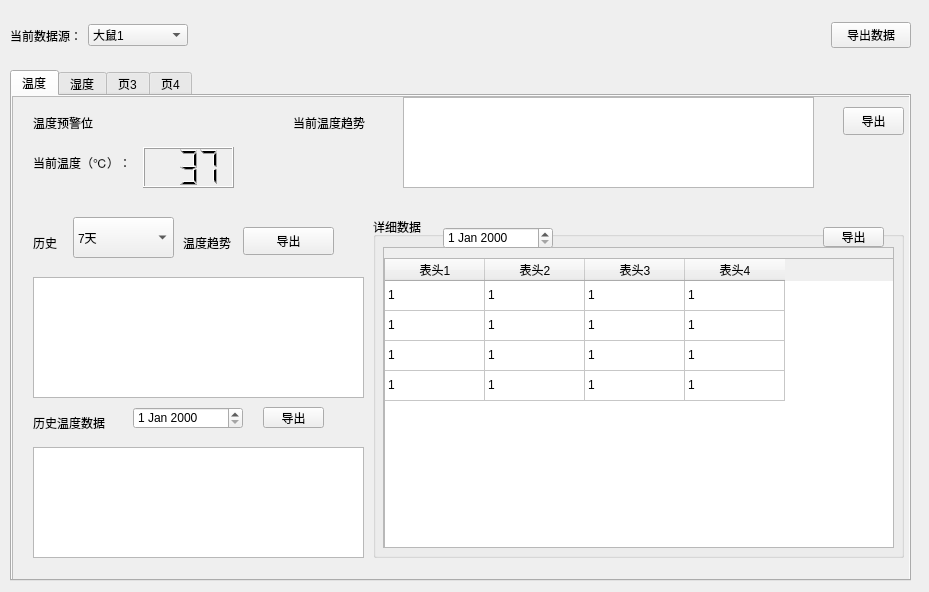
<?xml version="1.0" encoding="UTF-8"?>
<ui version="4.0">
    <class>tab2_frame</class>
    <widget class="QWidget" name="tab2_frame">
        <property name="geometry">
            <rect>
                <x>0</x>
                <y>0</y>
                <width>929</width>
                <height>592</height>
            </rect>
        </property>
        <property name="windowTitle">
            <string>Form</string>
        </property>
        <property name="styleSheet">
            <string notr="true"></string>
        </property>
        <widget class="QWidget" name="tab2" native="true">
            <property name="geometry">
                <rect>
                    <x>0</x>
                    <y>0</y>
                    <width>929</width>
                    <height>592</height>
                </rect>
            </property>
            <widget class="QWidget" name="horizontalLayoutWidget">
                <property name="geometry">
                    <rect>
                        <x>10</x>
                        <y>10</y>
                        <width>901</width>
                        <height>51</height>
                    </rect>
                </property>
                <layout class="QHBoxLayout" name="top_layout">
                    <item>
                        <widget class="QLabel" name="label_3">
                            <property name="text">
                                <string>当前数据源：</string>
                            </property>
                        </widget>
                    </item>
                    <item>
                        <widget class="QComboBox" name="comboBox">
                            <property name="minimumSize">
                                <size>
                                    <width>100</width>
                                    <height>0</height>
                                </size>
                            </property>
                            <property name="sizeIncrement">
                                <size>
                                    <width>0</width>
                                    <height>0</height>
                                </size>
                            </property>
                            <property name="baseSize">
                                <size>
                                    <width>0</width>
                                    <height>0</height>
                                </size>
                            </property>
                            <item>
                                <property name="text">
                                    <string>大鼠1</string>
                                </property>
                            </item>
                        </widget>
                    </item>
                    <item>
                        <spacer name="horizontalSpacer">
                            <property name="orientation">
                                <enum>Qt::Horizontal</enum>
                            </property>
                            <property name="sizeHint" stdset="0">
                                <size>
                                    <width>40</width>
                                    <height>20</height>
                                </size>
                            </property>
                        </spacer>
                    </item>
                    <item>
                        <widget class="QPushButton" name="pushButton">
                            <property name="text">
                                <string>导出数据</string>
                            </property>
                            <property name="icon">
                                <iconset resource="../resource/mainPage.qrc">
                                    <normaloff>:/icon/export_white.svg</normaloff>:/icon/export_white.svg
                                </iconset>
                            </property>
                        </widget>
                    </item>
                </layout>
            </widget>
            <widget class="QWidget" name="horizontalLayoutWidget_2">
                <property name="geometry">
                    <rect>
                        <x>10</x>
                        <y>70</y>
                        <width>901</width>
                        <height>511</height>
                    </rect>
                </property>
                <layout class="QHBoxLayout" name="content_layout">
                    <property name="rightMargin">
                        <number>0</number>
                    </property>
                    <item>
                        <layout class="QVBoxLayout" name="content_layout_son">
                            <item>
                                <widget class="QTabWidget" name="tabWidget">
                                    <property name="styleSheet">
                                        <string notr="true"></string>
                                    </property>
                                    <property name="currentIndex">
                                        <number>0</number>
                                    </property>
                                    <widget class="QWidget" name="tab_1">
                                        <attribute name="title">
                                            <string>温度</string>
                                        </attribute>
                                        <widget class="QWidget" name="verticalLayoutWidget_4">
                                            <property name="geometry">
                                                <rect>
                                                    <x>0</x>
                                                    <y>0</y>
                                                    <width>901</width>
                                                    <height>611</height>
                                                </rect>
                                            </property>
                                            <layout class="QVBoxLayout" name="tab_1_layout">
                                                <item>
                                                    <widget class="QScrollArea" name="tab_1_layout_scroll">
                                                        <property name="widgetResizable">
                                                            <bool>true</bool>
                                                        </property>
                                                        <widget class="QWidget" name="tab_1_layout_scroll_content">
                                                            <property name="geometry">
                                                                <rect>
                                                                    <x>0</x>
                                                                    <y>0</y>
                                                                    <width>899</width>
                                                                    <height>609</height>
                                                                </rect>
                                                            </property>
                                                            <widget class="QLabel" name="nowdata_label">
                                                                <property name="geometry">
                                                                    <rect>
                                                                        <x>20</x>
                                                                        <y>50</y>
                                                                        <width>121</width>
                                                                        <height>31</height>
                                                                    </rect>
                                                                </property>
                                                                <property name="text">
                                                                    <string>当前温度（℃）：</string>
                                                                </property>
                                                            </widget>
                                                            <widget class="QLCDNumber" name="nowdata_lcdnumber">
                                                                <property name="geometry">
                                                                    <rect>
                                                                        <x>130</x>
                                                                        <y>50</y>
                                                                        <width>91</width>
                                                                        <height>41</height>
                                                                    </rect>
                                                                </property>
                                                                <property name="digitCount">
                                                                    <number>3</number>
                                                                </property>
                                                                <property name="value" stdset="0">
                                                                    <double>37.000000000000000</double>
                                                                </property>
                                                            </widget>
                                                            <widget class="QLabel" name="nowdata_trend_label">
                                                                <property name="geometry">
                                                                    <rect>
                                                                        <x>280</x>
                                                                        <y>10</y>
                                                                        <width>81</width>
                                                                        <height>31</height>
                                                                    </rect>
                                                                </property>
                                                                <property name="text">
                                                                    <string>当前温度趋势</string>
                                                                </property>
                                                            </widget>
                                                            <widget class="QGraphicsView" name="nowdata_trend_charts">
                                                                <property name="geometry">
                                                                    <rect>
                                                                        <x>390</x>
                                                                        <y>0</y>
                                                                        <width>411</width>
                                                                        <height>91</height>
                                                                    </rect>
                                                                </property>
                                                                <property name="styleSheet">
                                                                    <string notr="true"></string>
                                                                </property>
                                                            </widget>
                                                            <widget class="QPushButton" name="alldata_export">
                                                                <property name="geometry">
                                                                    <rect>
                                                                        <x>830</x>
                                                                        <y>10</y>
                                                                        <width>61</width>
                                                                        <height>28</height>
                                                                    </rect>
                                                                </property>
                                                                <property name="text">
                                                                    <string>导出</string>
                                                                </property>
                                                                <property name="icon">
                                                                    <iconset resource="../resource/mainPage.qrc">
                                                                        <normaloff>:/icon/export_white.svg</normaloff>
                                                                        :/icon/export_white.svg
                                                                    </iconset>
                                                                </property>
                                                            </widget>
                                                            <widget class="QLabel" name="history_label1">
                                                                <property name="geometry">
                                                                    <rect>
                                                                        <x>20</x>
                                                                        <y>130</y>
                                                                        <width>31</width>
                                                                        <height>31</height>
                                                                    </rect>
                                                                </property>
                                                                <property name="text">
                                                                    <string>历史</string>
                                                                </property>
                                                            </widget>
                                                            <widget class="QLabel" name="history_label2">
                                                                <property name="geometry">
                                                                    <rect>
                                                                        <x>170</x>
                                                                        <y>130</y>
                                                                        <width>51</width>
                                                                        <height>31</height>
                                                                    </rect>
                                                                </property>
                                                                <property name="text">
                                                                    <string>温度趋势</string>
                                                                </property>
                                                            </widget>
                                                            <widget class="QComboBox" name="history_combox">
                                                                <property name="geometry">
                                                                    <rect>
                                                                        <x>60</x>
                                                                        <y>120</y>
                                                                        <width>101</width>
                                                                        <height>41</height>
                                                                    </rect>
                                                                </property>
                                                                <item>
                                                                    <property name="text">
                                                                        <string>7天</string>
                                                                    </property>
                                                                </item>
                                                                <item>
                                                                    <property name="text">
                                                                        <string>3天</string>
                                                                    </property>
                                                                </item>
                                                                <item>
                                                                    <property name="text">
                                                                        <string>1天</string>
                                                                    </property>
                                                                </item>
                                                            </widget>
                                                            <widget class="QPushButton" name="history_export">
                                                                <property name="geometry">
                                                                    <rect>
                                                                        <x>230</x>
                                                                        <y>130</y>
                                                                        <width>91</width>
                                                                        <height>28</height>
                                                                    </rect>
                                                                </property>
                                                                <property name="text">
                                                                    <string>导出</string>
                                                                </property>
                                                                <property name="icon">
                                                                    <iconset resource="../resource/mainPage.qrc">
                                                                        <normaloff>:/icon/export_white.svg</normaloff>
                                                                        :/icon/export_white.svg
                                                                    </iconset>
                                                                </property>
                                                            </widget>
                                                            <widget class="QGraphicsView" name="history_charts">
                                                                <property name="geometry">
                                                                    <rect>
                                                                        <x>20</x>
                                                                        <y>180</y>
                                                                        <width>331</width>
                                                                        <height>121</height>
                                                                    </rect>
                                                                </property>
                                                                <property name="styleSheet">
                                                                    <string notr="true"></string>
                                                                </property>
                                                            </widget>
                                                            <widget class="QLabel" name="history_detail_label">
                                                                <property name="geometry">
                                                                    <rect>
                                                                        <x>20</x>
                                                                        <y>310</y>
                                                                        <width>91</width>
                                                                        <height>31</height>
                                                                    </rect>
                                                                </property>
                                                                <property name="text">
                                                                    <string>历史温度数据</string>
                                                                </property>
                                                            </widget>
                                                            <widget class="QDateEdit" name="history_detail_dateedit">
                                                                <property name="geometry">
                                                                    <rect>
                                                                        <x>120</x>
                                                                        <y>310</y>
                                                                        <width>110</width>
                                                                        <height>22</height>
                                                                    </rect>
                                                                </property>
                                                            </widget>
                                                            <widget class="QPushButton" name="history_detail_export">
                                                                <property name="geometry">
                                                                    <rect>
                                                                        <x>250</x>
                                                                        <y>310</y>
                                                                        <width>61</width>
                                                                        <height>21</height>
                                                                    </rect>
                                                                </property>
                                                                <property name="text">
                                                                    <string>导出</string>
                                                                </property>
                                                                <property name="icon">
                                                                    <iconset resource="../resource/mainPage.qrc">
                                                                        <normaloff>:/icon/export_white.svg</normaloff>
                                                                        :/icon/export_white.svg
                                                                    </iconset>
                                                                </property>
                                                            </widget>
                                                            <widget class="QGraphicsView" name="history_detail_charts">
                                                                <property name="geometry">
                                                                    <rect>
                                                                        <x>20</x>
                                                                        <y>350</y>
                                                                        <width>331</width>
                                                                        <height>111</height>
                                                                    </rect>
                                                                </property>
                                                                <property name="styleSheet">
                                                                    <string notr="true"></string>
                                                                </property>
                                                            </widget>
                                                            <widget class="QLabel" name="data_alarm">
                                                                <property name="geometry">
                                                                    <rect>
                                                                        <x>20</x>
                                                                        <y>10</y>
                                                                        <width>121</width>
                                                                        <height>31</height>
                                                                    </rect>
                                                                </property>
                                                                <property name="text">
                                                                    <string>温度预警位</string>
                                                                </property>
                                                            </widget>
                                                            <widget class="QGroupBox" name="detaildata_groupbox">
                                                                <property name="geometry">
                                                                    <rect>
                                                                        <x>360</x>
                                                                        <y>120</y>
                                                                        <width>531</width>
                                                                        <height>341</height>
                                                                    </rect>
                                                                </property>
                                                                <property name="styleSheet">
                                                                    <string notr="true">
                                                                    </string>
                                                                </property>
                                                                <property name="title">
                                                                    <string>详细数据</string>
                                                                </property>
                                                                <property name="flat">
                                                                    <bool>false</bool>
                                                                </property>
                                                                <widget class="QScrollArea" name="detaildata_scroll">
                                                                    <property name="geometry">
                                                                        <rect>
                                                                            <x>10</x>
                                                                            <y>30</y>
                                                                            <width>511</width>
                                                                            <height>301</height>
                                                                        </rect>
                                                                    </property>
                                                                    <property name="widgetResizable">
                                                                        <bool>true</bool>
                                                                    </property>
                                                                    <widget class="QWidget"
                                                                            name="detaildata_scroll_content">
                                                                        <property name="geometry">
                                                                            <rect>
                                                                                <x>0</x>
                                                                                <y>0</y>
                                                                                <width>511</width>
                                                                                <height>301</height>
                                                                            </rect>
                                                                        </property>
                                                                        <widget class="QTableWidget"
                                                                                name="detaildata_table">
                                                                            <property name="geometry">
                                                                                <rect>
                                                                                    <x>0</x>
                                                                                    <y>10</y>
                                                                                    <width>511</width>
                                                                                    <height>301</height>
                                                                                </rect>
                                                                            </property>
                                                                            <property name="styleSheet">
                                                                                <string notr="true">
                                                                                </string>
                                                                            </property>
                                                                            <property name="selectionMode">
                                                                                <enum>
                                                                                    QAbstractItemView::MultiSelection
                                                                                </enum>
                                                                            </property>
                                                                            <property name="selectionBehavior">
                                                                                <enum>QAbstractItemView::SelectRows
                                                                                </enum>
                                                                            </property>
                                                                            <property name="sortingEnabled">
                                                                                <bool>true</bool>
                                                                            </property>
                                                                            <attribute name="horizontalHeaderVisible">
                                                                                <bool>true</bool>
                                                                            </attribute>
                                                                            <attribute
                                                                                    name="horizontalHeaderHighlightSections">
                                                                                <bool>true</bool>
                                                                            </attribute>
                                                                            <attribute name="verticalHeaderVisible">
                                                                                <bool>false</bool>
                                                                            </attribute>
                                                                            <row>
                                                                                <property name="text">
                                                                                    <string/>
                                                                                </property>
                                                                            </row>
                                                                            <row>
                                                                                <property name="text">
                                                                                    <string/>
                                                                                </property>
                                                                            </row>
                                                                            <row>
                                                                                <property name="text">
                                                                                    <string/>
                                                                                </property>
                                                                            </row>
                                                                            <row>
                                                                                <property name="text">
                                                                                    <string/>
                                                                                </property>
                                                                            </row>
                                                                            <column>
                                                                                <property name="text">
                                                                                    <string>表头1</string>
                                                                                </property>
                                                                            </column>
                                                                            <column>
                                                                                <property name="text">
                                                                                    <string>表头2</string>
                                                                                </property>
                                                                            </column>
                                                                            <column>
                                                                                <property name="text">
                                                                                    <string>表头3</string>
                                                                                </property>
                                                                            </column>
                                                                            <column>
                                                                                <property name="text">
                                                                                    <string>表头4</string>
                                                                                </property>
                                                                            </column>
                                                                            <item row="0" column="0">
                                                                                <property name="text">
                                                                                    <string>1</string>
                                                                                </property>
                                                                            </item>
                                                                            <item row="0" column="1">
                                                                                <property name="text">
                                                                                    <string>1</string>
                                                                                </property>
                                                                            </item>
                                                                            <item row="0" column="2">
                                                                                <property name="text">
                                                                                    <string>1</string>
                                                                                </property>
                                                                            </item>
                                                                            <item row="0" column="3">
                                                                                <property name="text">
                                                                                    <string>1</string>
                                                                                </property>
                                                                            </item>
                                                                            <item row="1" column="0">
                                                                                <property name="text">
                                                                                    <string>1</string>
                                                                                </property>
                                                                            </item>
                                                                            <item row="1" column="1">
                                                                                <property name="text">
                                                                                    <string>1</string>
                                                                                </property>
                                                                            </item>
                                                                            <item row="1" column="2">
                                                                                <property name="text">
                                                                                    <string>1</string>
                                                                                </property>
                                                                            </item>
                                                                            <item row="1" column="3">
                                                                                <property name="text">
                                                                                    <string>1</string>
                                                                                </property>
                                                                            </item>
                                                                            <item row="2" column="0">
                                                                                <property name="text">
                                                                                    <string>1</string>
                                                                                </property>
                                                                            </item>
                                                                            <item row="2" column="1">
                                                                                <property name="text">
                                                                                    <string>1</string>
                                                                                </property>
                                                                            </item>
                                                                            <item row="2" column="2">
                                                                                <property name="text">
                                                                                    <string>1</string>
                                                                                </property>
                                                                            </item>
                                                                            <item row="2" column="3">
                                                                                <property name="text">
                                                                                    <string>1</string>
                                                                                </property>
                                                                            </item>
                                                                            <item row="3" column="0">
                                                                                <property name="text">
                                                                                    <string>1</string>
                                                                                </property>
                                                                            </item>
                                                                            <item row="3" column="1">
                                                                                <property name="text">
                                                                                    <string>1</string>
                                                                                </property>
                                                                            </item>
                                                                            <item row="3" column="2">
                                                                                <property name="text">
                                                                                    <string>1</string>
                                                                                </property>
                                                                            </item>
                                                                            <item row="3" column="3">
                                                                                <property name="text">
                                                                                    <string>1</string>
                                                                                </property>
                                                                            </item>
                                                                        </widget>
                                                                    </widget>
                                                                </widget>
                                                                <widget class="QDateEdit" name="detaildata_dateEdit">
                                                                    <property name="geometry">
                                                                        <rect>
                                                                            <x>70</x>
                                                                            <y>10</y>
                                                                            <width>110</width>
                                                                            <height>22</height>
                                                                        </rect>
                                                                    </property>
                                                                </widget>
                                                                <widget class="QPushButton" name="detaildata_export">
                                                                    <property name="geometry">
                                                                        <rect>
                                                                            <x>450</x>
                                                                            <y>10</y>
                                                                            <width>61</width>
                                                                            <height>20</height>
                                                                        </rect>
                                                                    </property>
                                                                    <property name="text">
                                                                        <string>导出</string>
                                                                    </property>
                                                                    <property name="icon">
                                                                        <iconset resource="../resource/mainPage.qrc">
                                                                            <normaloff>
                                                                                :/icon/export_white.svg
                                                                            </normaloff>
                                                                            :/icon/export_white.svg
                                                                        </iconset>
                                                                    </property>
                                                                </widget>
                                                            </widget>
                                                        </widget>
                                                    </widget>
                                                </item>
                                            </layout>
                                        </widget>
                                    </widget>
                                    <widget class="QWidget" name="tab_2">
                                        <attribute name="title">
                                            <string>湿度</string>
                                        </attribute>
                                    </widget>
                                    <widget class="QWidget" name="tab_3">
                                        <attribute name="title">
                                            <string>页3</string>
                                        </attribute>
                                    </widget>
                                    <widget class="QWidget" name="tab_4">
                                        <attribute name="title">
                                            <string>页4</string>
                                        </attribute>
                                    </widget>
                                </widget>
                            </item>
                        </layout>
                    </item>
                </layout>
            </widget>
        </widget>
    </widget>
    <resources>
        <include location="../resource/mainPage.qrc"/>
    </resources>
    <connections/>
</ui>
